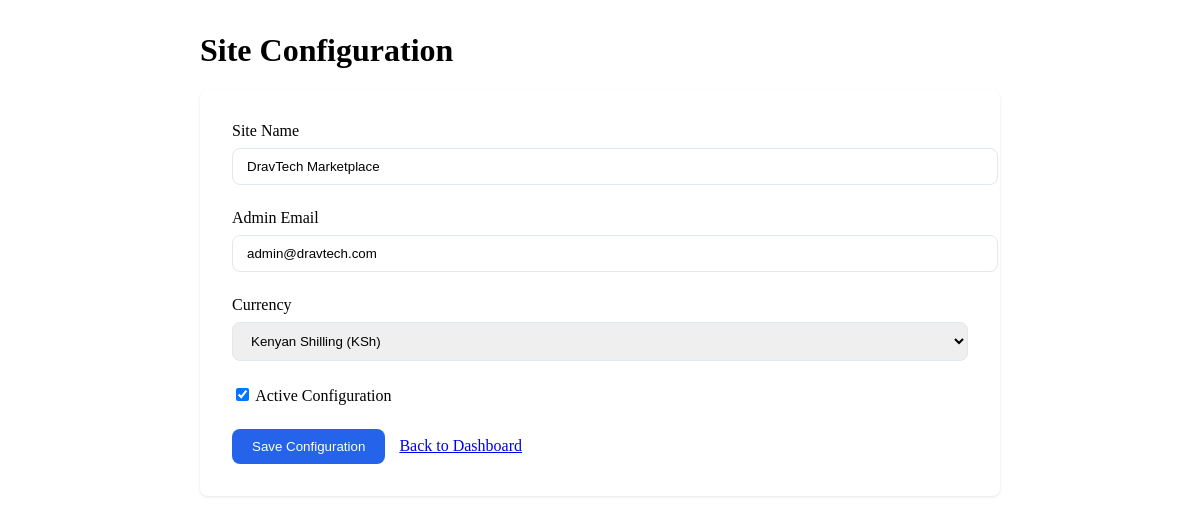
Page /dravtech/admin/site-config/ (signed in) on the committed database.
### AjiraApp/models.py (models this page shows, shortened)
class SiteConfig(models.Model):
    site_name = models.CharField(max_length=200, default="DravTech Marketplace")
    site_email = models.EmailField(default="admin@dravtech.com")
    currency = models.CharField(max_length=10, default="USD")
    currency_symbol = models.CharField(max_length=5, default="$")
    is_active = models.BooleanField(default=True)
    updated_at = models.DateTimeField(auto_now=True)
    class Meta:
        verbose_name = "Site Configuration"
        verbose_name_plural = "Site Configuration"

### AjiraApp/views.py (the view)
# urls.py: path('dravtech/admin/site-config/', views.site_config, name='site_config'),
@login_required
@user_passes_test(is_admin)
def site_config(request):
    try:
        config = SiteConfig.objects.get(is_active=True)
    except SiteConfig.DoesNotExist:
        config = None
    if request.method == 'POST':
        form = SiteConfigForm(request.POST, instance=config)
        if form.is_valid():
            config = form.save(commit=False)
            if config.currency == 'CUSTOM':
                pass
            else:
                symbols = {
                    'USD': '$',
                    'EUR': '€',
                    'GBP': '£',
                    'KES': 'KSh',
                    'INR': '₹',
                    'CNY': '¥',
                }
                config.currency_symbol = symbols.get(config.currency, '$')
            config.is_active = True  # Ensure it's active
            config.save()
            django_messages.success(request, 'Site configuration updated successfully!')
            return redirect('admin_dashboard')
    else:
        form = SiteConfigForm(instance=config)
    return render(request, 'admin/site_config.html', {
        'form': form,
        'config': config,
    })

### AjiraApp/forms.py
class SiteConfigForm(forms.ModelForm):
    class Meta:
        model = SiteConfig
        fields = ['site_name', 'site_email', 'currency', 'currency_symbol', 'is_active']
        widgets = {
            'currency_symbol': forms.TextInput(attrs={'maxlength': 5}),
        }
    def __init__(self, *args, **kwargs):
        super().__init__(*args, **kwargs)
        self.fields['currency'] = forms.ChoiceField(choices=[
            ('USD', 'US Dollar ($)'),
            ('EUR', 'Euro (€)'),
            ('GBP', 'British Pound (£)'),
            ('KES', 'Kenyan Shilling (KSh)'),
            ('INR', 'Indian Rupee (₹)'),
            ('CNY', 'Chinese Yuan (¥)'),
            ('CUSTOM', 'Custom Currency'),
        ])

### AjiraApp/views.py (called while the page is built)
def is_admin(user):
    return user.is_authenticated and user.is_staff

### AjiraApp/templates/admin/site_config.html (shortened to what this page needs)
<!DOCTYPE html>
<html lang="en">
<head>
</head>
<body>
    <div class="container">
        <h1>Site Configuration</h1>
        <div class="card">
            <form method="POST">
                <div class="form-group">
                    <label class="form-label">Site Name</label>
                    <input type="text" class="form-control" name="site_name"
                           value="{{ form.site_name.value|default:config.site_name }}" required>
                </div>
                <div class="form-group">
                    <label class="form-label">Admin Email</label>
                    <input type="email" class="form-control" name="site_email"
                           value="{{ form.site_email.value|default:config.site_email }}" required>
                </div>
                <div class="form-group">
                    <label class="form-label">Currency</label>
                    <select class="form-control" name="currency" id="currencySelect" onchange="toggleCustomCurrency()">
                        <option value="KES" {% if form.currency.value == "KES" or config.currency == "KES" %}selected{% endif %}>Kenyan Shilling (KSh)</option>
                    </select>
                </div>
                <div class="form-group">
                    <label class="form-label">
                        <input type="checkbox" name="is_active" {% if config.is_active %}checked{% endif %}>
                        Active Configuration
                    </label>
                </div>
                <button type="submit" class="btn">Save Configuration</button>
                <a href="{% url 'admin_dashboard' %}" style="margin-left: 10px;">Back to Dashboard</a>
            </form>
        </div>
    </div>
</body>
</html>

### AjiraApp/templates/admin/site_config.html (style rules this page uses)
:root { --primary-color: #2563eb; --border-color: #e2e8f0; --radius: 8px; --card-bg: white; }
.container { max-width: 800px; margin: 2rem auto; padding: 0 1rem; }
.card { background: var(--card-bg); border-radius: var(--radius); padding: 2rem; box-shadow: 0 1px 3px rgba(0,0,0,0.1); }
.form-group { margin-bottom: 1.5rem; }
.form-label { display: block; margin-bottom: 0.5rem; font-weight: 500; }
.form-control { width: 100%; padding: 10px 14px; border: 1px solid var(--border-color); border-radius: var(--radius); }
.btn { padding: 10px 20px; background: var(--primary-color); color: white; border: none; border-radius: var(--radius); cursor: pointer; }

### rows in the picture
SiteConfig: site_name "DravTech Marketplace", site_email "admin@dravtech.com", currency "Kenyan Shilling (KSh)", is_active "☑"
